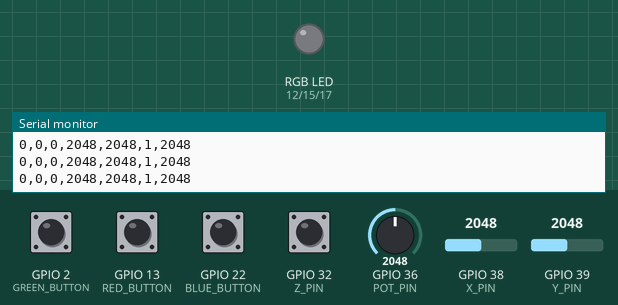
A sketch run on a simulated ESP32. Shown: an RGB LED mixed from three pins (HIGH = lit), the last lines printed to the serial monitor. The inputs (shaded band) are chosen by the test bench; at power-on: GPIO 2 (GREEN_BUTTON), GPIO 13 (RED_BUTTON), GPIO 22 (BLUE_BUTTON), GPIO 32 (Z_PIN) HIGH, GPIO 36 (POT_PIN) = 2048, GPIO 38 (X_PIN) = 2048, GPIO 39 (Y_PIN) = 2048.

Above: at 1.2 s.
1.3 s: GPIO 2 (GREEN_BUTTON) pulled LOW for 0.25 s
At 1.5 s:
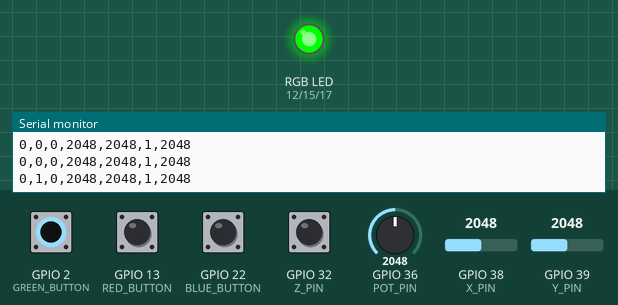
3.1 s: GPIO 13 (RED_BUTTON) pulled LOW for 0.25 s
At 3.3 s:
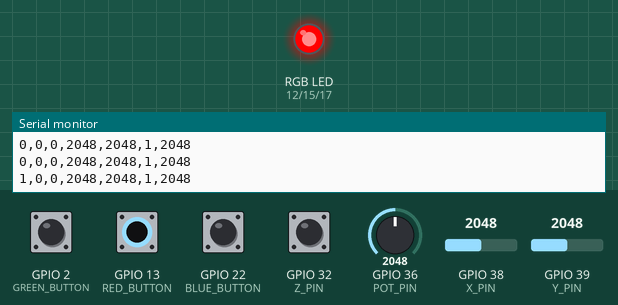
4.9 s: GPIO 22 (BLUE_BUTTON) pulled LOW for 0.25 s
At 5.11 s:
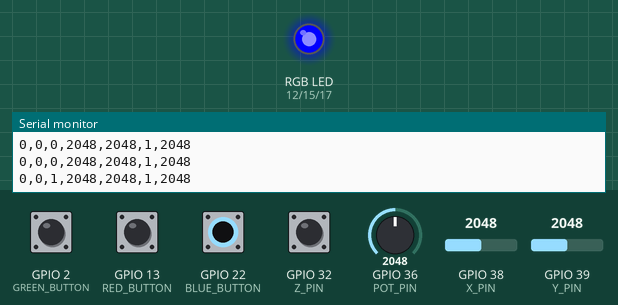
6.7 s: GPIO 2 (GREEN_BUTTON) driven LOW and GPIO 13 (RED_BUTTON) driven LOW
At 8.0 s:
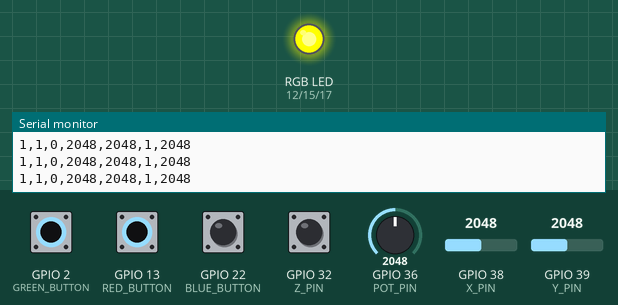
8.3 s: GPIO 22 (BLUE_BUTTON) pulled LOW for 1 s
At 9.2 s:
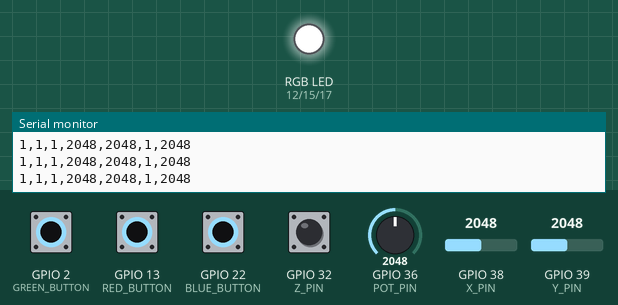
10.9 s: GPIO 2 (GREEN_BUTTON) driven HIGH
At 11.9 s:
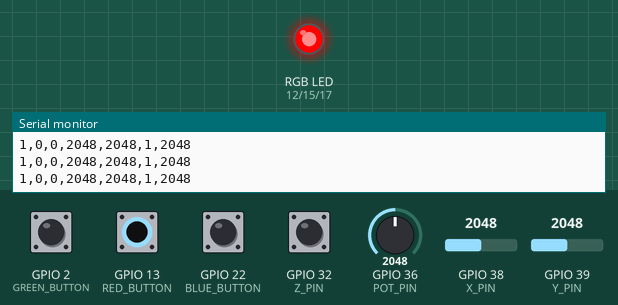
Timing chart, 0 to 13.5 s (numbered marks = the images above; inputs shaded):
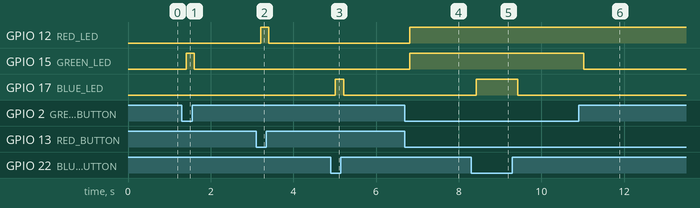

Measured:
- after the input at 1.3 s, GPIO 15 (GREEN_LED): LOW → HIGH after 0.10 s, → LOW 0.20 s later
- after the input at 3.1 s, GPIO 12 (RED_LED): LOW → HIGH after 0.11 s, → LOW 0.20 s later
- after the input at 4.9 s, GPIO 17 (BLUE_LED): LOW → HIGH after 0.11 s, → LOW 0.20 s later
- after the input at 6.7 s, GPIO 12 (RED_LED), GPIO 15 (GREEN_LED): LOW → HIGH after 0.12 s
- after the input at 8.3 s, GPIO 17 (BLUE_LED): LOW → HIGH after 0.12 s, → LOW 1.0 s later
- after the input at 10.9 s, GPIO 15 (GREEN_LED): HIGH → LOW after 0.13 s

The sketch:

mod2-pointillism-canvas.ino
```cpp
/* Pointillism Canvas Arduino Setup
  Karin Novelia - kn2596
  */


/* Defining input and output pins */
#define RED_LED 12
#define RED_BUTTON 13
#define GREEN_LED 15
#define GREEN_BUTTON 2
#define BLUE_LED 17
#define BLUE_BUTTON 22

#define X_PIN 38
#define Y_PIN 39
#define Z_PIN 32

#define POT_PIN 36

void setup() {
	Serial.begin(115200);

	pinMode(RED_BUTTON, INPUT_PULLUP);
	pinMode(GREEN_BUTTON, INPUT_PULLUP);
	pinMode(BLUE_BUTTON, INPUT_PULLUP);

	pinMode(RED_LED, OUTPUT);
	pinMode(GREEN_LED, OUTPUT);
	pinMode(BLUE_LED, OUTPUT);

  pinMode(Z_PIN, INPUT_PULLUP);
  pinMode(POT_PIN, INPUT_PULLUP);
}
void loop() {
  /* RGB LED state variables */
	int redState = digitalRead(RED_BUTTON);
	int greenState = digitalRead(GREEN_BUTTON);
	int blueState = digitalRead(BLUE_BUTTON);

	if (!redState) {
		digitalWrite(RED_LED, HIGH);
    Serial.printf("1,");
	}	else {
		digitalWrite(RED_LED, LOW);
    Serial.printf("0,");
	}

  if (!greenState) {
		digitalWrite(GREEN_LED, HIGH);
    Serial.printf("1,");
	}	else {
		digitalWrite(GREEN_LED, LOW);
    Serial.printf("0,");
	}

  if (!blueState) {
    digitalWrite(BLUE_LED, HIGH);
    Serial.printf("1,");
  } else {
    digitalWrite(BLUE_LED, LOW);
    Serial.printf("0,");
  }
  /* Joystick input */
  int xVal = analogRead(X_PIN);
  int yVal = analogRead(Y_PIN);
  int zVal = digitalRead(Z_PIN);

  /* To see output in Serial Monitor */
  Serial.printf("%d,%d,%d,", xVal, yVal, zVal);
  delay(100);

  /* Potentiometer dial input: range from 0 to 4095 */
  int dialVal = analogRead(POT_PIN);

  Serial.printf("%d", dialVal);
  Serial.println();
  delay(100);

}
```
